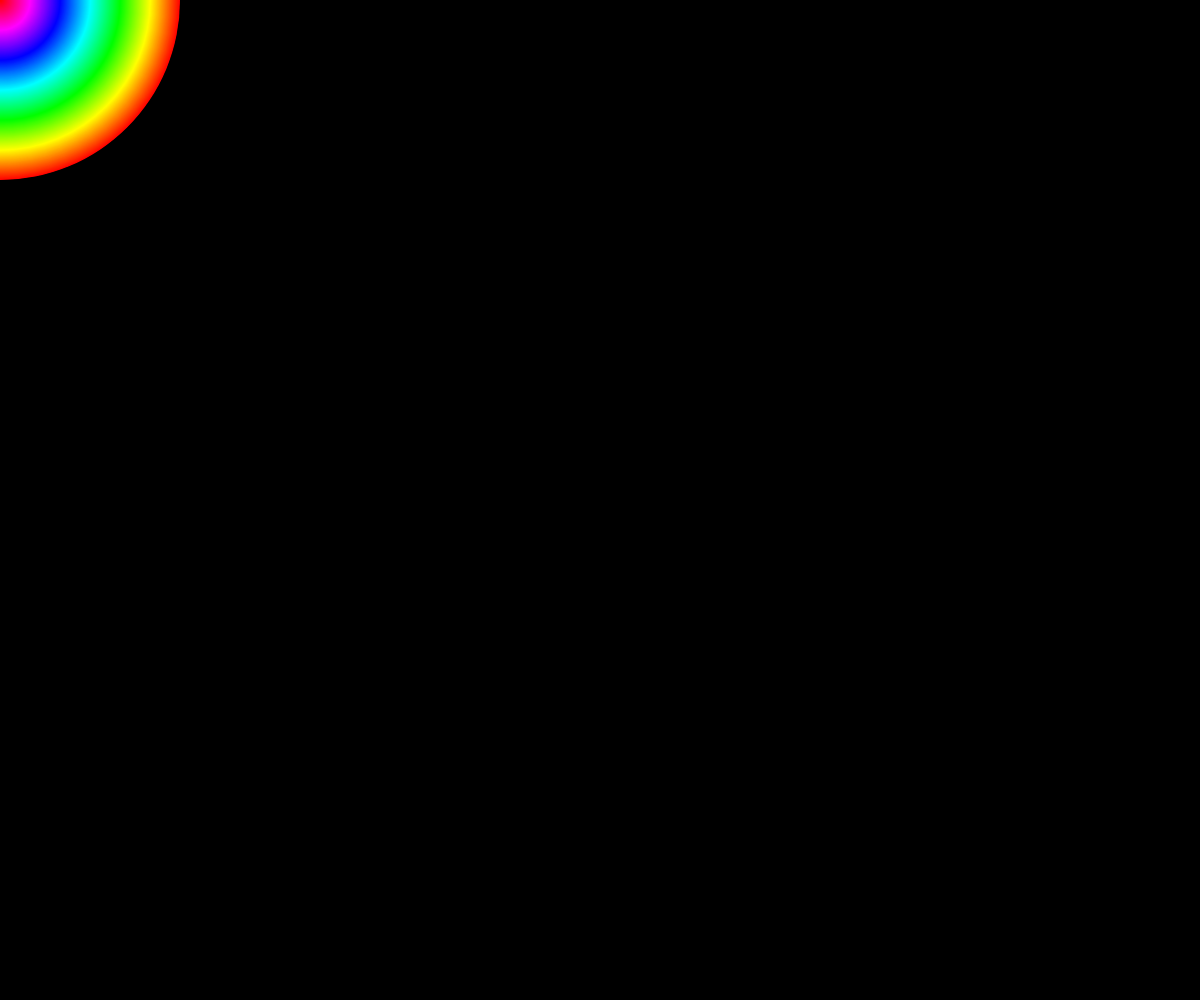
Frame 1 (no input)
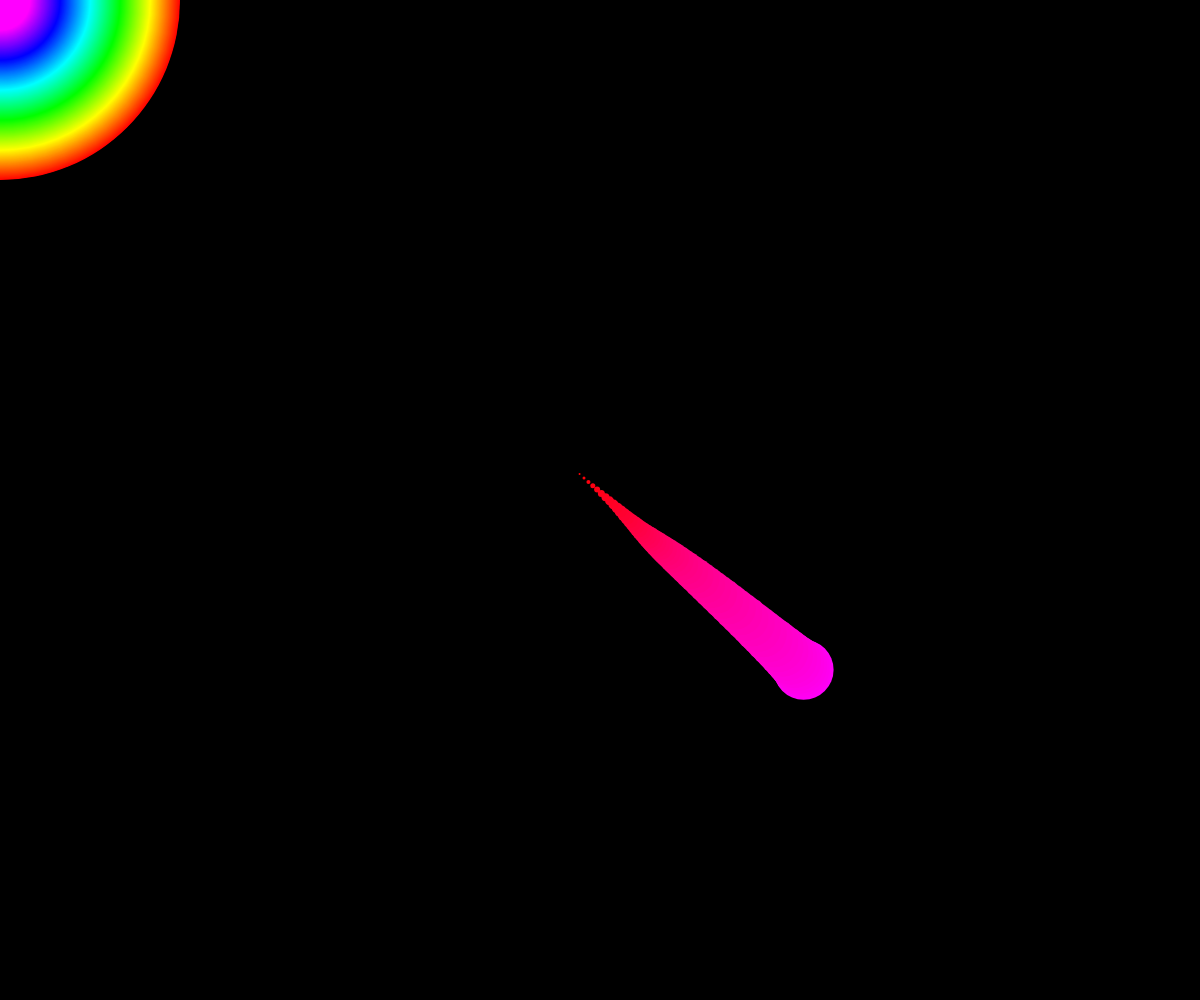
Frame 60 (no input)
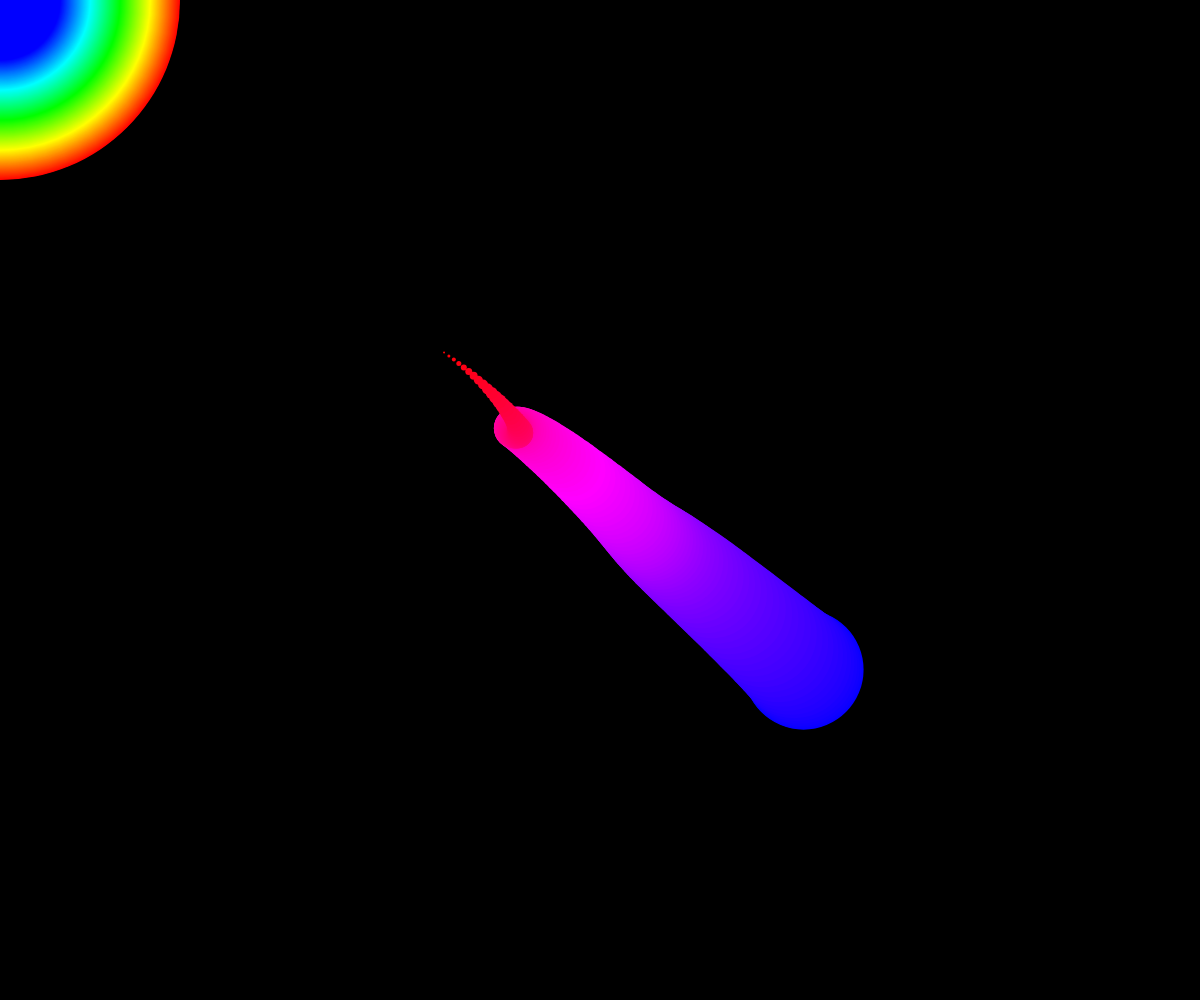
Frame 120 (the mouse pressed at the canvas centre since frame 60)

The p5.js sketch that drew these frames (run headless with seeded random() and noise() and a simulated clock; from frame 60 on, the mouse is pressed at the canvas centre):

// p5.js sketch
// ── sketch.js
// remember the history of the mouse position
// aka - draw trails 
// also can act as an automatic drwaing machine

// number of points to remember
let hist = 360;
// arrays to hold mouse X * Y
let x = [];
let y = [];

// vars for autodrawing machine
// set to 1 for autodraw, 0 for mouse
let autoDraw = 1;
let incX, incY; // var for noise

function setup() {
  createCanvas(windowWidth, windowHeight);
  colorMode(HSB);
  noStroke();
  // initially populate the arrays with 0s 
  for (let i = 0; i < hist; i++) {
    x[i] = 0;
    y[i] = 0;
  }
  incX=0.0;
  incY=0.0;
}

function draw() {
  background(0);

  // copy contents of the array from one index to another 
  // this is like a bucket brigade of data, moving from
  // one spot in the array to the next
  for (let i = hist - 1; i > 0; i--) {
    x[i] = x[i - 1];
    y[i] = y[i - 1];
  }
  // store the mouse X/Y in the first array item
  x[0] = mouseX;
  y[0] = mouseY;
  // instead of mouse movement
  // flip the autoDraw var to 1
  // and watch it go
  if(autoDraw){
    x[0] = noise(incX)*width;
    y[0] = noise(incY)*height;
    incX +=.0049;
    incY +=.0051;
  }

  // step through the array backwards so the most
  // recent position is drawn on top 
  for (let i = hist; i > 0; i--) {
    // earlier positions have a darker color, 'fading' away
    fill(360 - i, 100, 100);
    ellipse(x[i], y[i], (i+1), (i+1));
  }
}
